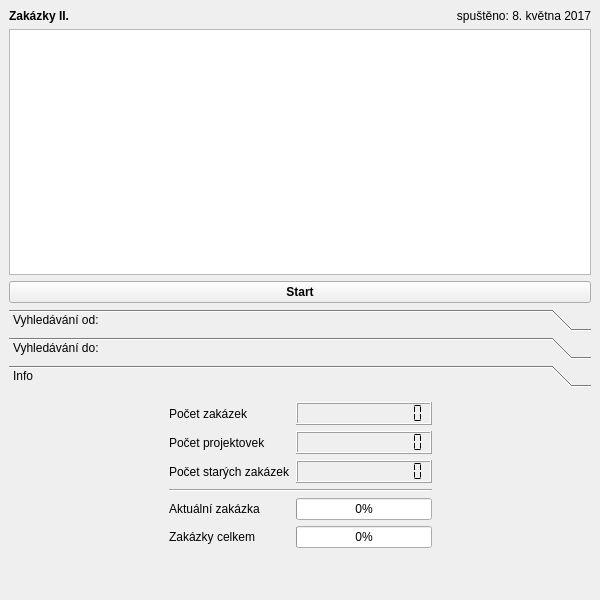
<?xml version="1.0" encoding="UTF-8"?>
<ui version="4.0">
 <class>MainWindow</class>
 <widget class="QMainWindow" name="MainWindow">
  <property name="geometry">
   <rect>
    <x>0</x>
    <y>0</y>
    <width>600</width>
    <height>600</height>
   </rect>
  </property>
  <property name="windowTitle">
   <string notr="true">Zakázky II.</string>
  </property>
  <property name="windowIcon">
   <iconset>
    <normaloff>0333.ico</normaloff>0333.ico</iconset>
  </property>
  <property name="toolTip">
   <string notr="true"/>
  </property>
  <property name="statusTip">
   <string notr="true"/>
  </property>
  <property name="whatsThis">
   <string notr="true"/>
  </property>
  <property name="accessibleName">
   <string notr="true"/>
  </property>
  <property name="accessibleDescription">
   <string notr="true"/>
  </property>
  <property name="windowFilePath">
   <string notr="true"/>
  </property>
  <widget class="QWidget" name="centralwidget">
   <property name="sizePolicy">
    <sizepolicy hsizetype="Expanding" vsizetype="Expanding">
     <horstretch>0</horstretch>
     <verstretch>0</verstretch>
    </sizepolicy>
   </property>
   <property name="toolTip">
    <string notr="true"/>
   </property>
   <property name="statusTip">
    <string notr="true"/>
   </property>
   <property name="whatsThis">
    <string notr="true"/>
   </property>
   <property name="accessibleName">
    <string notr="true"/>
   </property>
   <property name="accessibleDescription">
    <string notr="true"/>
   </property>
   <property name="layoutDirection">
    <enum>Qt::LeftToRight</enum>
   </property>
   <layout class="QVBoxLayout" name="verticalLayout">
    <item>
     <layout class="QHBoxLayout" name="horizontalLayout">
      <item>
       <widget class="QLabel" name="headerTitle">
        <property name="font">
         <font>
          <weight>75</weight>
          <bold>true</bold>
         </font>
        </property>
        <property name="toolTip">
         <string notr="true"/>
        </property>
        <property name="statusTip">
         <string notr="true"/>
        </property>
        <property name="whatsThis">
         <string notr="true"/>
        </property>
        <property name="accessibleName">
         <string notr="true"/>
        </property>
        <property name="accessibleDescription">
         <string notr="true"/>
        </property>
        <property name="text">
         <string notr="true">Zakázky II.</string>
        </property>
       </widget>
      </item>
      <item>
       <widget class="QLabel" name="headerDate">
        <property name="sizeIncrement">
         <size>
          <width>0</width>
          <height>2</height>
         </size>
        </property>
        <property name="toolTip">
         <string notr="true"/>
        </property>
        <property name="statusTip">
         <string notr="true"/>
        </property>
        <property name="whatsThis">
         <string notr="true"/>
        </property>
        <property name="accessibleName">
         <string notr="true"/>
        </property>
        <property name="accessibleDescription">
         <string notr="true"/>
        </property>
        <property name="layoutDirection">
         <enum>Qt::RightToLeft</enum>
        </property>
        <property name="text">
         <string notr="true">spuštěno: 8. května 2017</string>
        </property>
        <property name="alignment">
         <set>Qt::AlignRight|Qt::AlignTrailing|Qt::AlignVCenter</set>
        </property>
       </widget>
      </item>
     </layout>
    </item>
    <item>
     <widget class="QTextBrowser" name="textBrowser"/>
    </item>
    <item>
     <widget class="QPushButton" name="buttonStart">
      <property name="font">
       <font>
        <weight>75</weight>
        <bold>true</bold>
       </font>
      </property>
      <property name="toolTip">
       <string notr="true"/>
      </property>
      <property name="statusTip">
       <string notr="true"/>
      </property>
      <property name="whatsThis">
       <string notr="true"/>
      </property>
      <property name="accessibleName">
       <string notr="true"/>
      </property>
      <property name="accessibleDescription">
       <string notr="true"/>
      </property>
      <property name="text">
       <string notr="true">Start</string>
      </property>
     </widget>
    </item>
    <item>
     <widget class="QToolBox" name="toolBox">
      <property name="minimumSize">
       <size>
        <width>280</width>
        <height>282</height>
       </size>
      </property>
      <property name="maximumSize">
       <size>
        <width>16777215</width>
        <height>285</height>
       </size>
      </property>
      <property name="toolTip">
       <string notr="true"/>
      </property>
      <property name="statusTip">
       <string notr="true"/>
      </property>
      <property name="whatsThis">
       <string notr="true"/>
      </property>
      <property name="accessibleName">
       <string notr="true"/>
      </property>
      <property name="accessibleDescription">
       <string notr="true"/>
      </property>
      <property name="layoutDirection">
       <enum>Qt::LeftToRight</enum>
      </property>
      <property name="currentIndex">
       <number>2</number>
      </property>
      <widget class="QWidget" name="panelSearchFrom">
       <property name="geometry">
        <rect>
         <x>0</x>
         <y>0</y>
         <width>582</width>
         <height>201</height>
        </rect>
       </property>
       <property name="toolTip">
        <string notr="true"/>
       </property>
       <property name="statusTip">
        <string notr="true"/>
       </property>
       <property name="whatsThis">
        <string notr="true"/>
       </property>
       <property name="accessibleName">
        <string notr="true"/>
       </property>
       <property name="accessibleDescription">
        <string notr="true"/>
       </property>
       <attribute name="label">
        <string notr="true">Vyhledávání od:</string>
       </attribute>
       <layout class="QHBoxLayout" name="horizontalLayout_2">
        <item>
         <spacer name="horizontalSpacer">
          <property name="orientation">
           <enum>Qt::Horizontal</enum>
          </property>
          <property name="sizeHint" stdset="0">
           <size>
            <width>165</width>
            <height>20</height>
           </size>
          </property>
         </spacer>
        </item>
        <item>
         <widget class="QCalendarWidget" name="calendarFrom">
          <property name="palette">
           <palette>
            <active>
             <colorrole role="Highlight">
              <brush brushstyle="SolidPattern">
               <color alpha="255">
                <red>51</red>
                <green>153</green>
                <blue>255</blue>
               </color>
              </brush>
             </colorrole>
            </active>
            <inactive>
             <colorrole role="Highlight">
              <brush brushstyle="SolidPattern">
               <color alpha="255">
                <red>51</red>
                <green>153</green>
                <blue>255</blue>
               </color>
              </brush>
             </colorrole>
            </inactive>
            <disabled>
             <colorrole role="Highlight">
              <brush brushstyle="SolidPattern">
               <color alpha="255">
                <red>51</red>
                <green>153</green>
                <blue>255</blue>
               </color>
              </brush>
             </colorrole>
            </disabled>
           </palette>
          </property>
          <property name="gridVisible">
           <bool>false</bool>
          </property>
          <property name="horizontalHeaderFormat">
           <enum>QCalendarWidget::ShortDayNames</enum>
          </property>
          <property name="verticalHeaderFormat">
           <enum>QCalendarWidget::NoVerticalHeader</enum>
          </property>
          <property name="navigationBarVisible">
           <bool>true</bool>
          </property>
          <property name="dateEditEnabled">
           <bool>true</bool>
          </property>
          <property name="dateEditAcceptDelay">
           <number>1500</number>
          </property>
         </widget>
        </item>
        <item>
         <spacer name="horizontalSpacer_2">
          <property name="orientation">
           <enum>Qt::Horizontal</enum>
          </property>
          <property name="sizeHint" stdset="0">
           <size>
            <width>164</width>
            <height>20</height>
           </size>
          </property>
         </spacer>
        </item>
       </layout>
      </widget>
      <widget class="QWidget" name="panelSearchTo">
       <property name="geometry">
        <rect>
         <x>0</x>
         <y>0</y>
         <width>582</width>
         <height>201</height>
        </rect>
       </property>
       <attribute name="label">
        <string notr="true">Vyhledávání do:</string>
       </attribute>
       <layout class="QHBoxLayout" name="horizontalLayout_3">
        <item>
         <spacer name="horizontalSpacer_4">
          <property name="orientation">
           <enum>Qt::Horizontal</enum>
          </property>
          <property name="sizeHint" stdset="0">
           <size>
            <width>164</width>
            <height>20</height>
           </size>
          </property>
         </spacer>
        </item>
        <item>
         <widget class="QCalendarWidget" name="calendarTo">
          <property name="palette">
           <palette>
            <active>
             <colorrole role="Highlight">
              <brush brushstyle="SolidPattern">
               <color alpha="255">
                <red>51</red>
                <green>153</green>
                <blue>255</blue>
               </color>
              </brush>
             </colorrole>
            </active>
            <inactive>
             <colorrole role="Highlight">
              <brush brushstyle="SolidPattern">
               <color alpha="255">
                <red>51</red>
                <green>153</green>
                <blue>255</blue>
               </color>
              </brush>
             </colorrole>
            </inactive>
            <disabled>
             <colorrole role="Highlight">
              <brush brushstyle="SolidPattern">
               <color alpha="255">
                <red>51</red>
                <green>153</green>
                <blue>255</blue>
               </color>
              </brush>
             </colorrole>
            </disabled>
           </palette>
          </property>
          <property name="gridVisible">
           <bool>false</bool>
          </property>
          <property name="horizontalHeaderFormat">
           <enum>QCalendarWidget::ShortDayNames</enum>
          </property>
          <property name="verticalHeaderFormat">
           <enum>QCalendarWidget::NoVerticalHeader</enum>
          </property>
          <property name="navigationBarVisible">
           <bool>true</bool>
          </property>
          <property name="dateEditEnabled">
           <bool>true</bool>
          </property>
          <property name="dateEditAcceptDelay">
           <number>1500</number>
          </property>
         </widget>
        </item>
        <item>
         <spacer name="horizontalSpacer_3">
          <property name="orientation">
           <enum>Qt::Horizontal</enum>
          </property>
          <property name="sizeHint" stdset="0">
           <size>
            <width>165</width>
            <height>20</height>
           </size>
          </property>
         </spacer>
        </item>
       </layout>
      </widget>
      <widget class="QWidget" name="panelSearchInfo">
       <property name="geometry">
        <rect>
         <x>0</x>
         <y>0</y>
         <width>582</width>
         <height>201</height>
        </rect>
       </property>
       <attribute name="label">
        <string notr="true">Info</string>
       </attribute>
       <layout class="QHBoxLayout" name="horizontalLayout_4">
        <item>
         <spacer name="horizontalSpacer_5">
          <property name="orientation">
           <enum>Qt::Horizontal</enum>
          </property>
          <property name="sizeHint" stdset="0">
           <size>
            <width>148</width>
            <height>20</height>
           </size>
          </property>
         </spacer>
        </item>
        <item>
         <layout class="QFormLayout" name="formLayout">
          <item row="0" column="0">
           <widget class="QLabel" name="zakazkyCount">
            <property name="text">
             <string notr="true">Počet zakázek</string>
            </property>
           </widget>
          </item>
          <item row="0" column="1">
           <widget class="QLCDNumber" name="zakazkyCountLcd">
            <property name="frameShape">
             <enum>QFrame::Box</enum>
            </property>
            <property name="frameShadow">
             <enum>QFrame::Raised</enum>
            </property>
            <property name="smallDecimalPoint">
             <bool>false</bool>
            </property>
            <property name="digitCount">
             <number>13</number>
            </property>
            <property name="segmentStyle">
             <enum>QLCDNumber::Flat</enum>
            </property>
            <property name="intValue" stdset="0">
             <number>0</number>
            </property>
           </widget>
          </item>
          <item row="1" column="0">
           <widget class="QLabel" name="projektovkyCount">
            <property name="text">
             <string notr="true">Počet projektovek</string>
            </property>
           </widget>
          </item>
          <item row="1" column="1">
           <widget class="QLCDNumber" name="projektovkyCountLcd">
            <property name="digitCount">
             <number>13</number>
            </property>
            <property name="segmentStyle">
             <enum>QLCDNumber::Flat</enum>
            </property>
           </widget>
          </item>
          <item row="2" column="0">
           <widget class="QLabel" name="oldZakazazkyCount">
            <property name="text">
             <string notr="true">Počet starých zakázek</string>
            </property>
           </widget>
          </item>
          <item row="2" column="1">
           <widget class="QLCDNumber" name="oldZakazazkyCountLcd">
            <property name="digitCount">
             <number>13</number>
            </property>
            <property name="segmentStyle">
             <enum>QLCDNumber::Flat</enum>
            </property>
           </widget>
          </item>
          <item row="4" column="0" colspan="2">
           <widget class="Line" name="lineSeparator">
            <property name="minimumSize">
             <size>
              <width>21</width>
              <height>1</height>
             </size>
            </property>
            <property name="orientation">
             <enum>Qt::Horizontal</enum>
            </property>
           </widget>
          </item>
          <item row="5" column="1">
           <widget class="QProgressBar" name="zakazkaProgressBar">
            <property name="value">
             <number>0</number>
            </property>
            <property name="invertedAppearance">
             <bool>false</bool>
            </property>
            <property name="textDirection">
             <enum>QProgressBar::TopToBottom</enum>
            </property>
           </widget>
          </item>
          <item row="5" column="0">
           <widget class="QLabel" name="zakazkaProgress">
            <property name="text">
             <string notr="true">Aktuální zakázka</string>
            </property>
           </widget>
          </item>
          <item row="6" column="0">
           <widget class="QLabel" name="zakazkyProgress">
            <property name="text">
             <string notr="true">Zakázky celkem</string>
            </property>
           </widget>
          </item>
          <item row="6" column="1">
           <widget class="QProgressBar" name="zakazkyProgressBar">
            <property name="value">
             <number>0</number>
            </property>
           </widget>
          </item>
         </layout>
        </item>
        <item>
         <spacer name="horizontalSpacer_6">
          <property name="orientation">
           <enum>Qt::Horizontal</enum>
          </property>
          <property name="sizeHint" stdset="0">
           <size>
            <width>147</width>
            <height>20</height>
           </size>
          </property>
         </spacer>
        </item>
       </layout>
      </widget>
     </widget>
    </item>
   </layout>
  </widget>
 </widget>
 <resources/>
 <connections/>
</ui>
